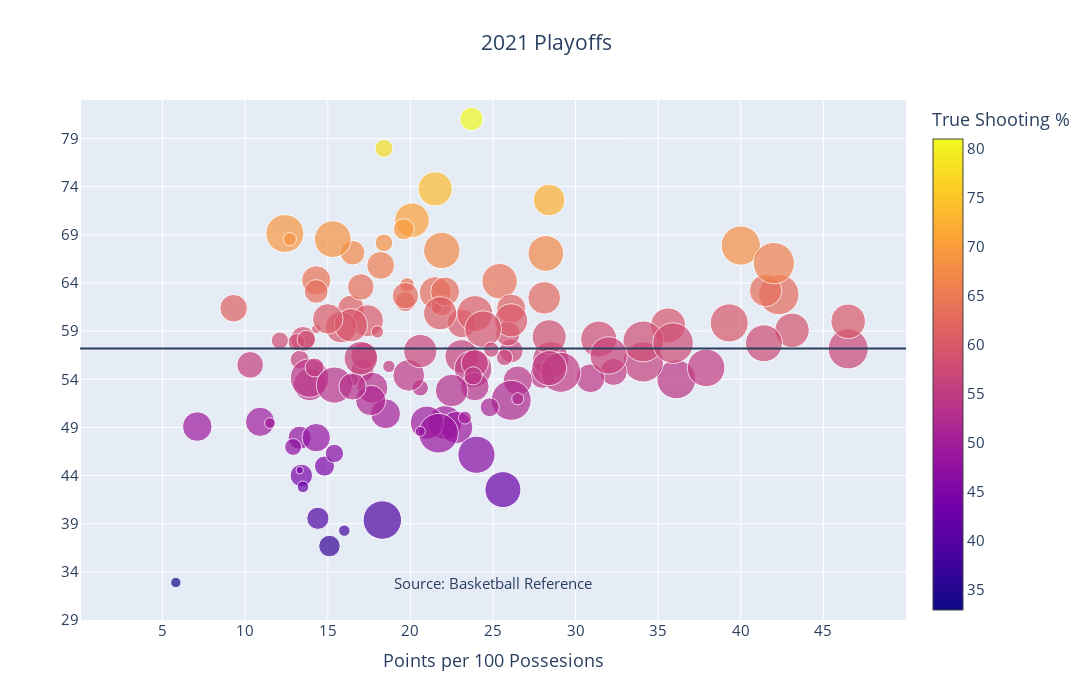

The notebook cell this image was saved under:
### Code cell
year = 2021
df = tables[year]
df['G'] = df['G'].astype(int)

fig = season_graph(df,year,seasons[2021]*100)
fig.show()
